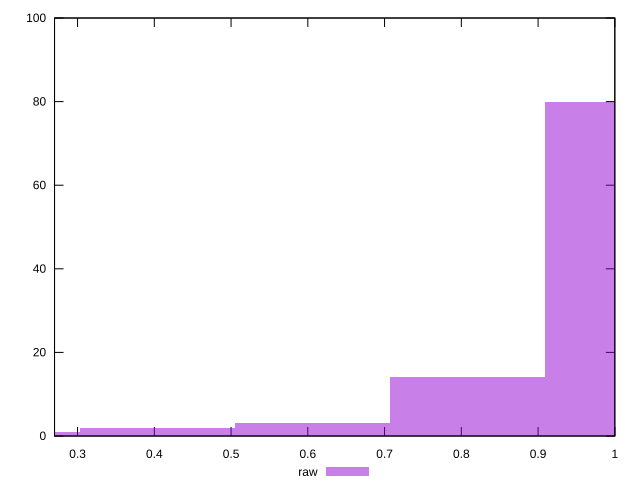

Write the gnuplot code that produced this figure.
reset

$raw <<EOF
0.20209411196879007 1
0.40418822393758014 2
1.0104705598439503 80
0.8083764478751603 14
0.6062823359063703 3
EOF

set key outside below
set boxwidth 0.20209411196879007
set xrange [0.27:1]
set yrange [0:100]
set trange [0:100]
set style fill transparent solid 0.5 noborder
set terminal svg size 640, 490 enhanced background rgb 'white'
set output "report/report_00029_2021-02-24T13-36-40.390Z/meta/score/samples/agenda/raw/histogram.svg"

plot $raw title "raw" with boxes

reset
